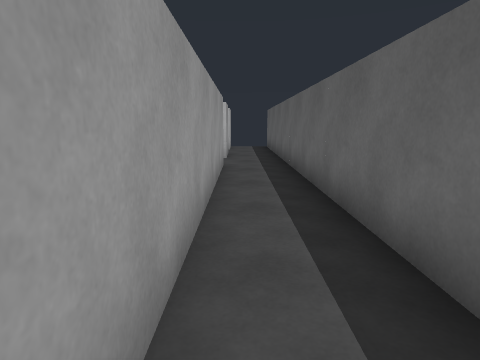
View 1 (above)

22 first-person views from a walk through a scene from a Unity 3-D project. The camera is 1.2 m above the floor, tilts 10° down and sees 75° across. The floor is counted in squares, 1 m on a side. Each view is taken from the middle of a square. On the plan, view 1 faces up. The plan holds only what a view shows up to about 13 squares ahead; the rest is blank.

View 2
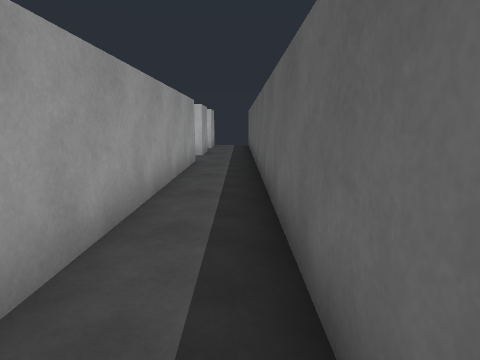

View 3
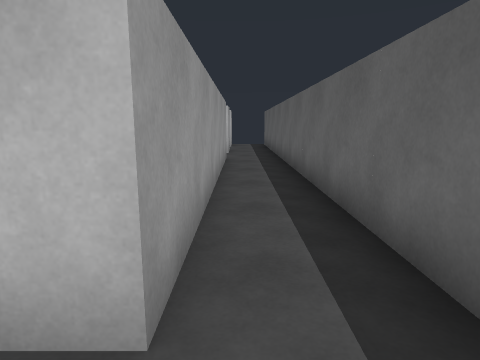

View 4
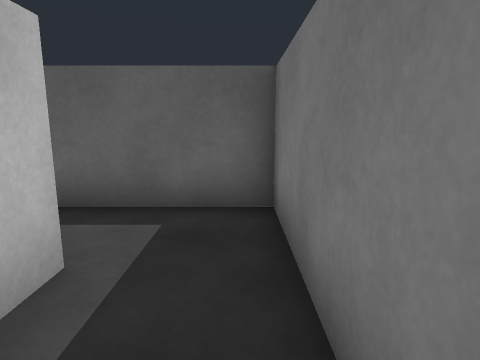

View 5
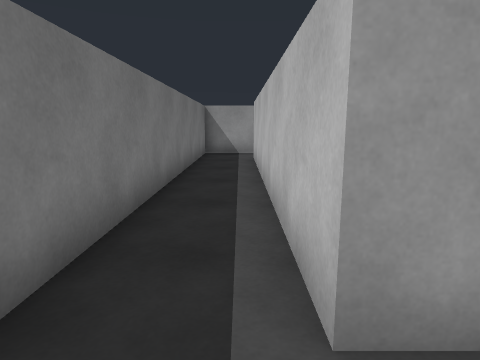

View 6
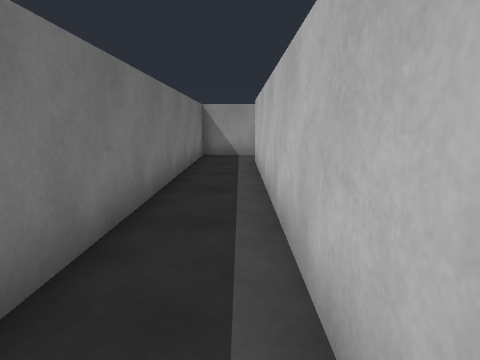

View 7
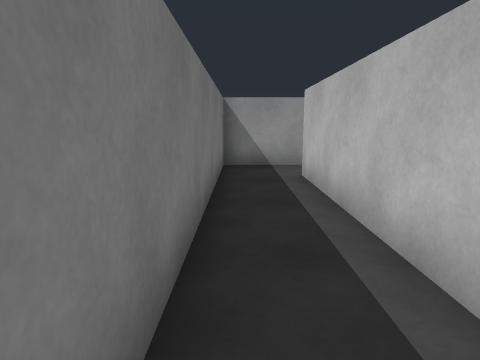

View 8
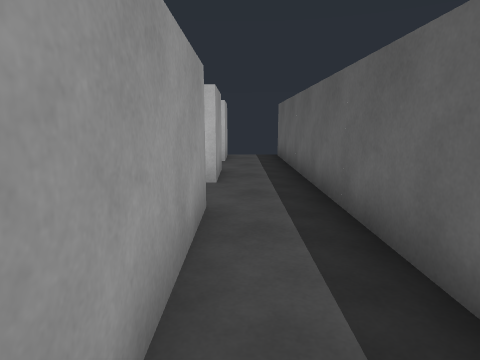

View 9
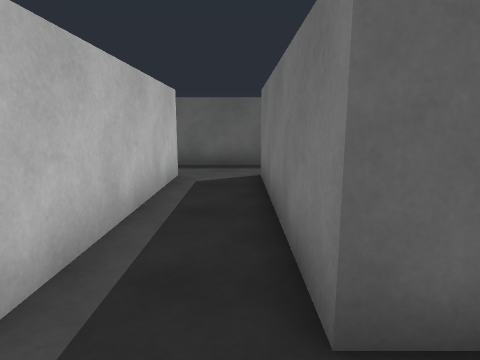

View 10
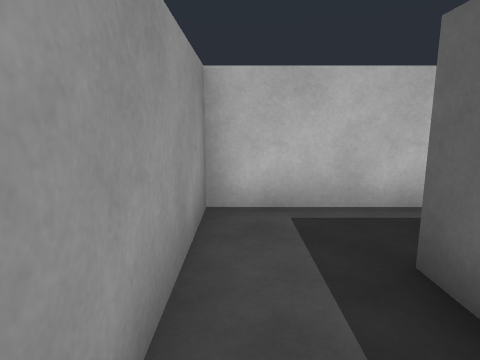

View 11
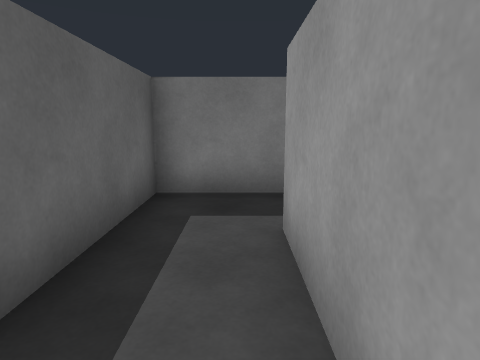

View 12
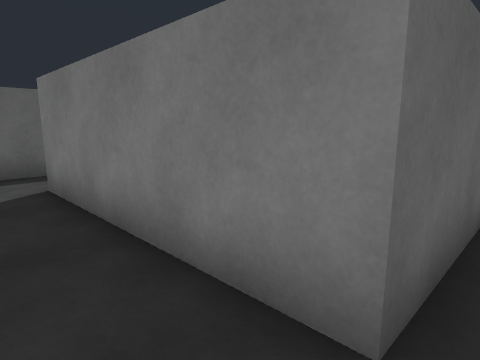

View 13
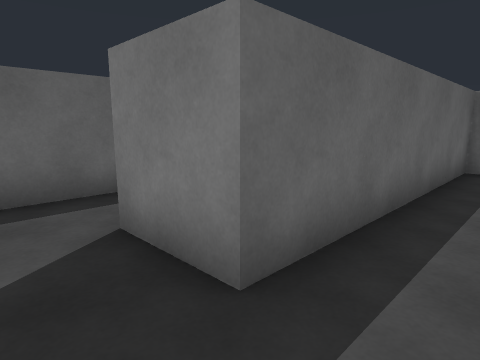

View 14
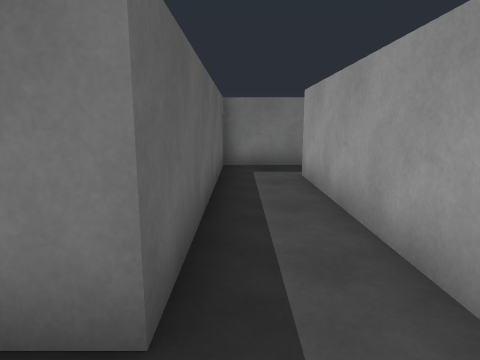

View 15
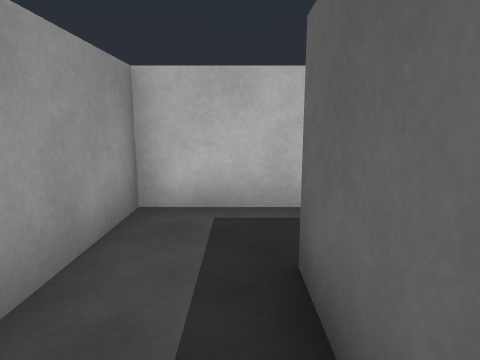

View 16
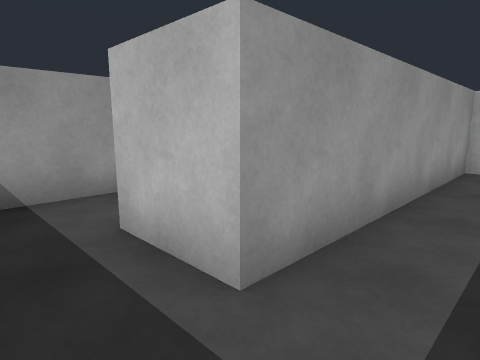

View 17
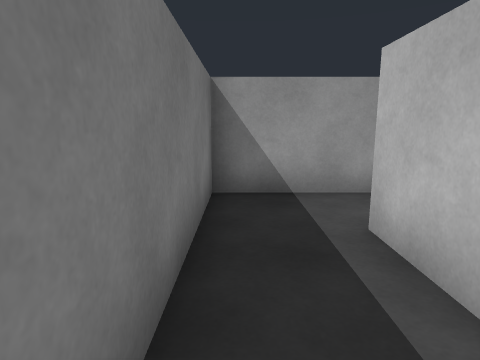

View 18
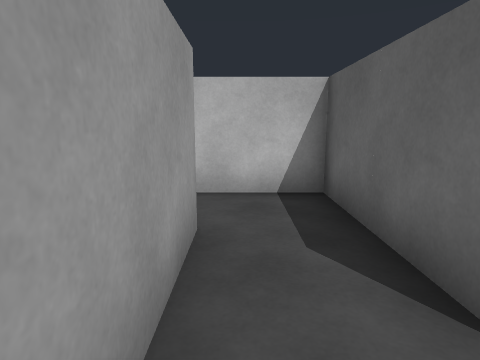

View 19
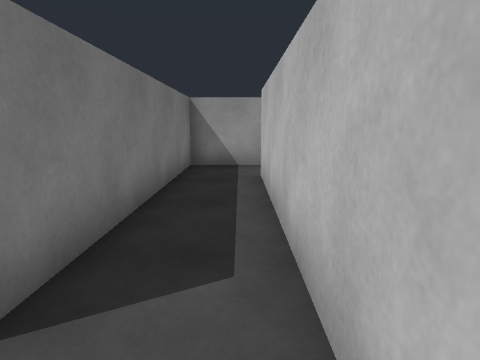

View 20
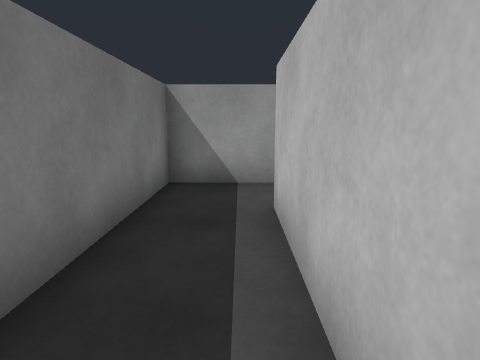

View 21
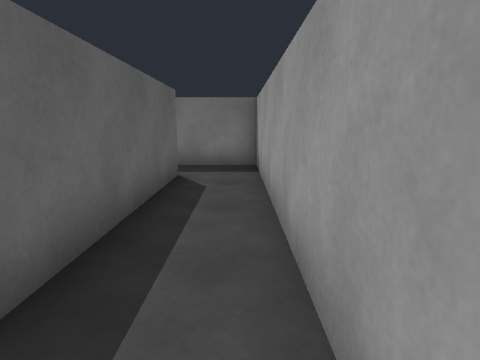

View 22
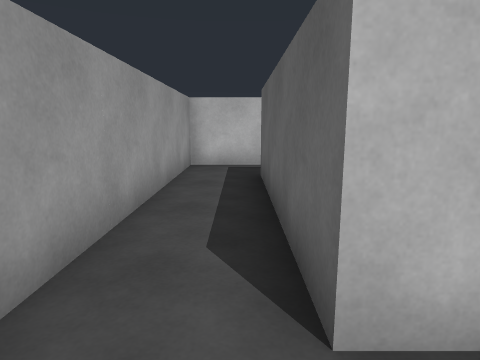

### Floor plan
Ten units are one square. View 1 is at (0, 0); x grows to the right and y downward. Boxes are objects, and circles mark ways between rooms. Rooms are numbered by the first view taken in them; rooms with no view inside come last. Other rooms are left out.
<svg viewBox="-170 -180 190 210">
<path fill="none" stroke="#000" d="M-5 -95 -5 5 -105 5M-125 0 -125 25 15 25 15 -115M-65 -115 -65 -135 -5 -135 -5 -115M-5 -175 -5 -155 -85 -155 -85 -115M15 -115 15 -175M-89 -95 -65 -95 -65 -115M-5 -115 -45 -115 -45 -35 -65 -35M-65 -15 -25 -15 -25 -95 -5 -95M-85 -35 -85 -15 -65 -15M-85 -55 -85 -35M-65 -35 -65 -75 -145 -75 -145 -135M-142 -155 -165 -155 -165 -55 -88 -55"/>
<circle cx="5" cy="-125" r="3" fill="#2a7"/>
<circle cx="-15" cy="-105" r="3" fill="#2a7"/>
<circle cx="-75" cy="-125" r="3" fill="#2a7"/>
<circle cx="-55" cy="-25" r="3" fill="#2a7"/>
<circle cx="-75" cy="-45" r="3" fill="#2a7"/>
<text x="0" y="-20">1</text>
<text x="-30" y="-140">2</text>
<text x="-80" y="-110">3</text>
<text x="-40" y="-70">4</text>
<text x="-80" y="-30">5</text>
<text x="-130" y="-70">6</text>
</svg>
Room 1 opens to room 2. Room 1 opens to room 4. Room 2 opens to room 3. Room 4 opens to room 5. Room 5 opens to room 6.

Where each view was taken, in squares from view 1:
view 1: 0 up, 0 right, facing up
view 2: 1 down, 1 right, facing up
view 3: 2 down, 0 right, facing up
view 4: 2 down, 3 left, facing right
view 5: 1 down, 1 right, facing left
view 6: 1 down, 0 right, facing left
view 7: 2 down, 3 left, facing left
view 8: 5 up, 0 right, facing up
view 9: 14 up, 8 left, facing right
view 10: 11 up, 8 left, facing up
view 11: 15 up, 8 left, facing down
view 12: 15 up, 7 left, facing down-right
view 13: 11 up, 4 left, facing down-right
view 14: 11 up, 3 left, facing down
view 15: 7 up, 3 left, facing up
view 16: 2 up, 3 left, facing up-left
view 17: 2 up, 3 left, facing left
view 18: 2 up, 8 left, facing up
view 19: 7 up, 7 left, facing left
view 20: 7 up, 10 left, facing left
view 21: 15 up, 16 left, facing down
view 22: 6 up, 15 left, facing up
